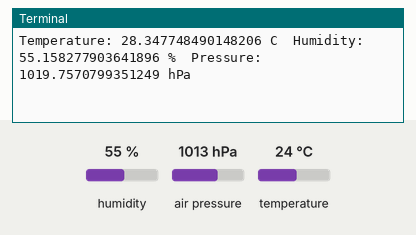
Bench run of a program on a simulated Raspberry Pi (BCM pin numbers). Parts: the last lines printed to the terminal. The test bench sets the inputs (shaded band); at power-on: humidity 55 %, air pressure 1013 hPa, temperature 24 °C. Library files of the repository ran but are not shown: bme280.py.

Above: at 1.2 s.
1.3 s: humidity set to 22 %
At 2.6 s:
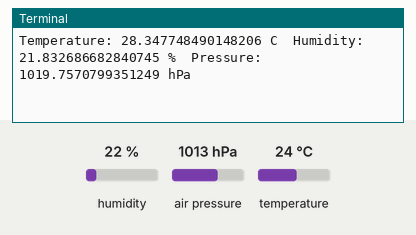
2.8 s: air pressure set to 952 hPa
At 3.8 s:
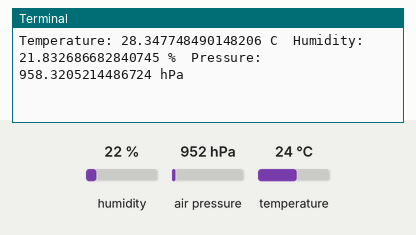
4.3 s: temperature set to 12 °C
At 5.8 s:
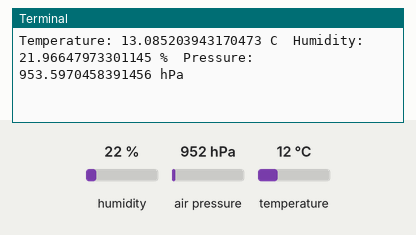
Timing chart, 0 to 7.3 s (numbered marks = the images above; inputs shaded):
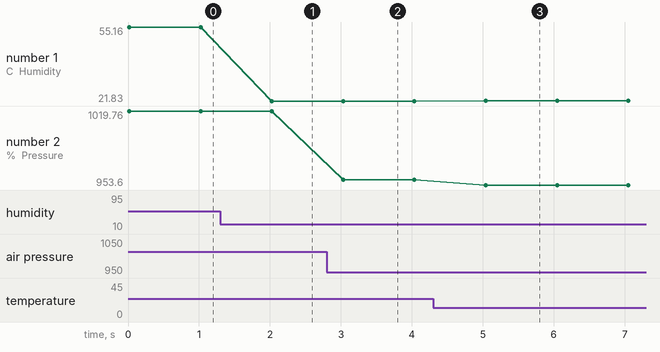

Measured:
- after the input at 1.3 s, the terminal: prints a new line after 0.73 s (image 1)
- after the input at 2.8 s, the terminal: prints a new line after 0.23 s (image 2)
- after the input at 4.3 s, the terminal: prints a new line after 0.74 s (image 3)
- plotted number 1: 55.16 → 21.83 after the input at 1.3 s, 21.83 → 21.97 after the input at 4.3 s
- plotted number 2: 1019.76 → 958.32 after the input at 2.8 s, 958.32 → 953.6 after the input at 4.3 s

The program:

weather.py
```python
import wiringpi as pi
import time
import bme280

bme280_addr = 0x76

pi.wiringPiSetupGpio()
i2c = pi.I2C()
weather = bme280.bme280( i2c, bme280_addr )
weather.setup()

while True:
    ( temp, humi, press ) = weather.get_value()

    print( "Temperature:", temp ,"C  Humidity:", humi ,"%  Pressure:", press , "hPa" )
    time.sleep(1)
```
